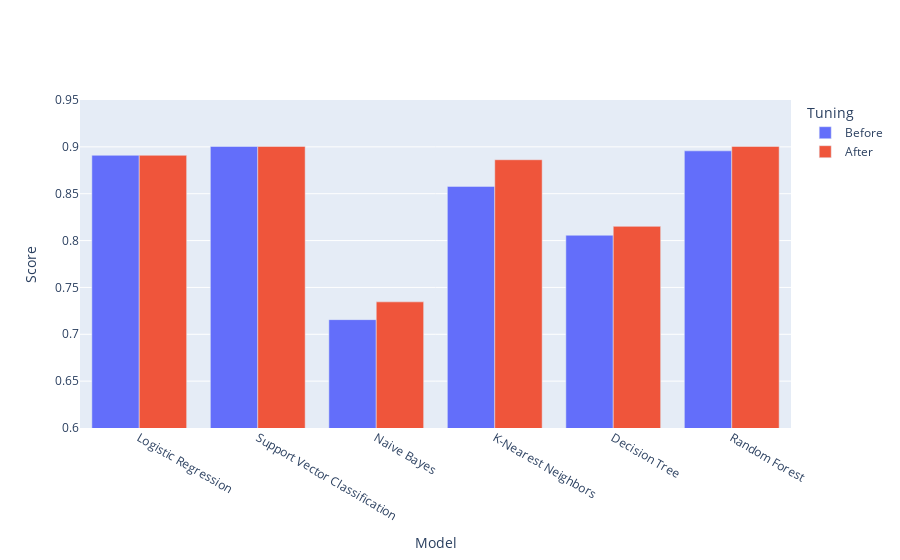

Here is the notebook cell this chart was saved with:
### Code cell
fig = go.Figure(data=[
    go.Bar(name='Before', x=default.Name, y=default.Score,),
    go.Bar(name='After', x=tuned.Name, y=tuned.Score)
])
fig.update_layout(xaxis_title='Model', yaxis_title='Score', legend_title='Tuning', yaxis_range=[0.6, 0.95])
fig.show()

### Figure 1 — Plotly figure (JSON) as saved in the notebook; plotly's stock layout.template omitted (floating-point values rounded to 4 significant figures)
{"data": [{"name": "Before", "type": "bar", "x": ["Logistic Regression", "Support Vector Classification", "Naive Bayes", "K-Nearest Neighbors", "Decision Tree", "Random Forest"], "y": [0.891, 0.9005, 0.7156, 0.8578, 0.8057, 0.8957]}, {"name": "After", "type": "bar", "x": ["Logistic Regression", "Support Vector Classification", "Naive Bayes", "K-Nearest Neighbors", "Decision Tree", "Random Forest"], "y": [0.891, 0.9005, 0.7346, 0.8863, 0.8152, 0.9005]}], "layout": {"legend": {"title": {"text": "Tuning"}}, "xaxis": {"title": {"text": "Model"}}, "yaxis": {"range": [0.6, 0.95], "title": {"text": "Score"}}}}
